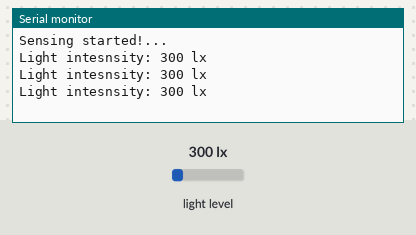
A sketch run on a simulated Arduino Uno, built with avr-gcc and run on an emulated ATmega328P. Shown: the last lines printed to the serial monitor. Inputs (shaded band) come from the test bench; at power-on: light level 300 lx.

Above: at 1.7 s.
1.8 s: light level set to 40 lx
At 2.4 s:
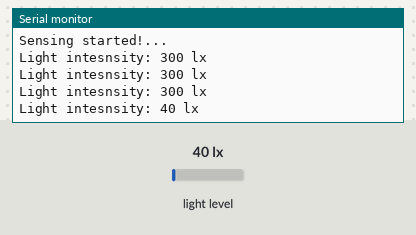
3.3 s: light level set to 500 lx
At 3.9 s:
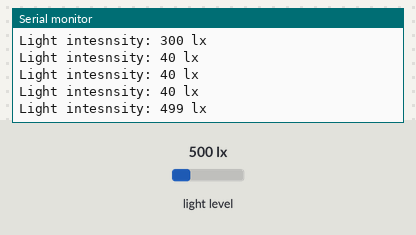
Timing chart, 0 to 6.3 s (numbered marks = the images above; inputs shaded):
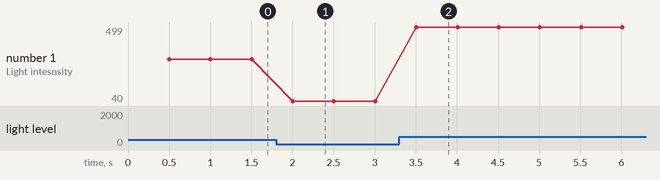

The sketch:

BH1750_Code.ino
```cpp
#include <Wire.h>
#include <BH1750.h>

BH1750 lightMeter;

void setup(){
  Wire.begin();
  Serial.begin(9600);
  lightMeter.begin();
  Serial.println("Sensing started!...");
  delay(500);

}

void loop() {
  uint16_t intensity= lightMeter.readLightLevel();
  Serial.print("Light intesnsity: ");
  Serial.print(intensity);
  Serial.println(" lx");
  delay(500);
}
```

Measured:
- after the input at 1.8 s, the serial monitor: prints a new line after 0.20 s (image 1)
- after the input at 3.3 s, the serial monitor: prints a new line after 0.21 s (image 2)
- plotted number 1: 300 → 40 after the input at 1.8 s, 40 → 499 after the input at 3.3 s
